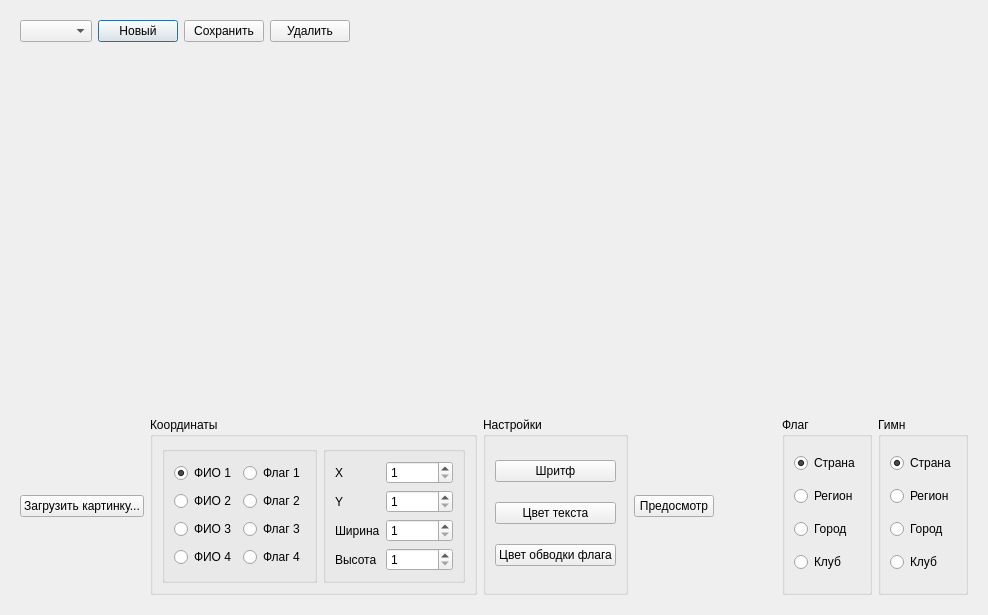
<?xml version="1.0" encoding="UTF-8"?>
<ui version="4.0">
 <class>DialogAward</class>
 <widget class="QDialog" name="DialogAward">
  <property name="geometry">
   <rect>
    <x>0</x>
    <y>0</y>
    <width>988</width>
    <height>615</height>
   </rect>
  </property>
  <property name="windowTitle">
   <string>Dialog</string>
  </property>
  <layout class="QGridLayout" name="gridLayout">
   <item row="0" column="0">
    <widget class="QWidget" name="widget_2" native="true">
     <property name="sizePolicy">
      <sizepolicy hsizetype="Preferred" vsizetype="Maximum">
       <horstretch>0</horstretch>
       <verstretch>0</verstretch>
      </sizepolicy>
     </property>
     <layout class="QGridLayout" name="gridLayout_2">
      <item row="1" column="4">
       <spacer name="horizontalSpacer">
        <property name="orientation">
         <enum>Qt::Horizontal</enum>
        </property>
        <property name="sizeHint" stdset="0">
         <size>
          <width>40</width>
          <height>20</height>
         </size>
        </property>
       </spacer>
      </item>
      <item row="1" column="1">
       <widget class="QPushButton" name="pushButtonNew">
        <property name="text">
         <string>Новый</string>
        </property>
       </widget>
      </item>
      <item row="1" column="3">
       <widget class="QPushButton" name="pushButtonDelete">
        <property name="text">
         <string>Удалить</string>
        </property>
       </widget>
      </item>
      <item row="1" column="0">
       <widget class="QComboBox" name="comboBoxName"/>
      </item>
      <item row="1" column="2">
       <widget class="QPushButton" name="pushButtonSave">
        <property name="text">
         <string>Сохранить</string>
        </property>
       </widget>
      </item>
     </layout>
    </widget>
   </item>
   <item row="2" column="0">
    <widget class="QWidget" name="widgetTools" native="true">
     <property name="sizePolicy">
      <sizepolicy hsizetype="Preferred" vsizetype="Maximum">
       <horstretch>0</horstretch>
       <verstretch>0</verstretch>
      </sizepolicy>
     </property>
     <layout class="QGridLayout" name="gridLayout_3">
      <item row="0" column="6">
       <widget class="QGroupBox" name="groupBox_3">
        <property name="title">
         <string>Флаг</string>
        </property>
        <layout class="QGridLayout" name="gridLayout_6">
         <item row="0" column="0">
          <widget class="QRadioButton" name="radioButton_10">
           <property name="text">
            <string>Страна</string>
           </property>
           <property name="checked">
            <bool>true</bool>
           </property>
          </widget>
         </item>
         <item row="1" column="0">
          <widget class="QRadioButton" name="radioButton_12">
           <property name="text">
            <string>Регион</string>
           </property>
          </widget>
         </item>
         <item row="2" column="0">
          <widget class="QRadioButton" name="radioButton_11">
           <property name="text">
            <string>Город</string>
           </property>
          </widget>
         </item>
         <item row="3" column="0">
          <widget class="QRadioButton" name="radioButton_9">
           <property name="text">
            <string>Клуб</string>
           </property>
          </widget>
         </item>
        </layout>
       </widget>
      </item>
      <item row="0" column="7">
       <widget class="QGroupBox" name="groupBox_4">
        <property name="title">
         <string>Гимн</string>
        </property>
        <layout class="QGridLayout" name="gridLayout_7">
         <item row="0" column="0">
          <widget class="QRadioButton" name="radioButton_13">
           <property name="text">
            <string>Страна</string>
           </property>
           <property name="checked">
            <bool>true</bool>
           </property>
          </widget>
         </item>
         <item row="1" column="0">
          <widget class="QRadioButton" name="radioButton_14">
           <property name="text">
            <string>Регион</string>
           </property>
          </widget>
         </item>
         <item row="2" column="0">
          <widget class="QRadioButton" name="radioButton_15">
           <property name="text">
            <string>Город</string>
           </property>
          </widget>
         </item>
         <item row="3" column="0">
          <widget class="QRadioButton" name="radioButton_16">
           <property name="text">
            <string>Клуб</string>
           </property>
          </widget>
         </item>
        </layout>
       </widget>
      </item>
      <item row="0" column="3">
       <widget class="QGroupBox" name="groupBox_5">
        <property name="title">
         <string>Настройки</string>
        </property>
        <layout class="QGridLayout" name="gridLayout_8">
         <item row="1" column="0">
          <widget class="QPushButton" name="pushButtonColorText">
           <property name="text">
            <string>Цвет текста</string>
           </property>
          </widget>
         </item>
         <item row="0" column="0">
          <widget class="QPushButton" name="pushButtonFont">
           <property name="text">
            <string>Шритф</string>
           </property>
          </widget>
         </item>
         <item row="2" column="0">
          <widget class="QPushButton" name="pushButtonColorBound">
           <property name="text">
            <string>Цвет обводки флага</string>
           </property>
          </widget>
         </item>
        </layout>
       </widget>
      </item>
      <item row="0" column="0">
       <widget class="QPushButton" name="pushButtonLoadImg">
        <property name="text">
         <string>Загрузить картинку...</string>
        </property>
       </widget>
      </item>
      <item row="0" column="5">
       <spacer name="horizontalSpacer_2">
        <property name="orientation">
         <enum>Qt::Horizontal</enum>
        </property>
        <property name="sizeHint" stdset="0">
         <size>
          <width>40</width>
          <height>20</height>
         </size>
        </property>
       </spacer>
      </item>
      <item row="0" column="1">
       <widget class="QGroupBox" name="groupBox_6">
        <property name="title">
         <string>Координаты</string>
        </property>
        <layout class="QHBoxLayout" name="horizontalLayout">
         <item>
          <widget class="QGroupBox" name="groupBox">
           <property name="title">
            <string/>
           </property>
           <layout class="QGridLayout" name="gridLayout_4">
            <item row="1" column="2">
             <widget class="QRadioButton" name="radioButtonFlag1">
              <property name="text">
               <string>Флаг 2</string>
              </property>
             </widget>
            </item>
            <item row="0" column="2">
             <widget class="QRadioButton" name="radioButtonFlag0">
              <property name="text">
               <string>Флаг 1</string>
              </property>
             </widget>
            </item>
            <item row="2" column="1">
             <widget class="QRadioButton" name="radioButtonName2">
              <property name="text">
               <string>ФИО 3</string>
              </property>
             </widget>
            </item>
            <item row="2" column="2">
             <widget class="QRadioButton" name="radioButtonFlag2">
              <property name="text">
               <string>Флаг 3</string>
              </property>
             </widget>
            </item>
            <item row="3" column="1">
             <widget class="QRadioButton" name="radioButtonName3">
              <property name="text">
               <string>ФИО 4</string>
              </property>
             </widget>
            </item>
            <item row="0" column="1">
             <widget class="QRadioButton" name="radioButtonName0">
              <property name="text">
               <string>ФИО 1</string>
              </property>
              <property name="checked">
               <bool>true</bool>
              </property>
             </widget>
            </item>
            <item row="3" column="2">
             <widget class="QRadioButton" name="radioButtonFlag3">
              <property name="text">
               <string>Флаг 4</string>
              </property>
             </widget>
            </item>
            <item row="1" column="1">
             <widget class="QRadioButton" name="radioButtonName1">
              <property name="text">
               <string>ФИО 2</string>
              </property>
             </widget>
            </item>
           </layout>
          </widget>
         </item>
         <item>
          <widget class="QGroupBox" name="groupBox_2">
           <property name="title">
            <string/>
           </property>
           <layout class="QGridLayout" name="gridLayout_5">
            <item row="1" column="0">
             <widget class="QLabel" name="label_2">
              <property name="text">
               <string>Y</string>
              </property>
             </widget>
            </item>
            <item row="2" column="0">
             <widget class="QLabel" name="label_3">
              <property name="text">
               <string>Ширина</string>
              </property>
             </widget>
            </item>
            <item row="3" column="0">
             <widget class="QLabel" name="label_4">
              <property name="text">
               <string>Высота</string>
              </property>
             </widget>
            </item>
            <item row="0" column="0">
             <widget class="QLabel" name="label">
              <property name="text">
               <string>X</string>
              </property>
             </widget>
            </item>
            <item row="0" column="1">
             <widget class="QSpinBox" name="spinBoxX">
              <property name="minimum">
               <number>1</number>
              </property>
              <property name="maximum">
               <number>100500</number>
              </property>
              <property name="singleStep">
               <number>10</number>
              </property>
             </widget>
            </item>
            <item row="1" column="1">
             <widget class="QSpinBox" name="spinBoxY">
              <property name="minimum">
               <number>1</number>
              </property>
              <property name="maximum">
               <number>100500</number>
              </property>
              <property name="singleStep">
               <number>10</number>
              </property>
             </widget>
            </item>
            <item row="2" column="1">
             <widget class="QSpinBox" name="spinBoxWidth">
              <property name="minimum">
               <number>1</number>
              </property>
              <property name="maximum">
               <number>100500</number>
              </property>
              <property name="singleStep">
               <number>10</number>
              </property>
             </widget>
            </item>
            <item row="3" column="1">
             <widget class="QSpinBox" name="spinBoxHeight">
              <property name="minimum">
               <number>1</number>
              </property>
              <property name="maximum">
               <number>100500</number>
              </property>
              <property name="singleStep">
               <number>10</number>
              </property>
             </widget>
            </item>
           </layout>
          </widget>
         </item>
        </layout>
       </widget>
      </item>
      <item row="0" column="4">
       <widget class="QPushButton" name="pushButton">
        <property name="text">
         <string>Предосмотр</string>
        </property>
       </widget>
      </item>
     </layout>
    </widget>
   </item>
   <item row="1" column="0">
    <widget class="DialogAwardWidget" name="widgetAward" native="true"/>
   </item>
  </layout>
 </widget>
 <customwidgets>
  <customwidget>
   <class>DialogAwardWidget</class>
   <extends>QWidget</extends>
   <header>dialogaward.h</header>
   <container>1</container>
  </customwidget>
 </customwidgets>
 <resources/>
 <connections/>
</ui>
